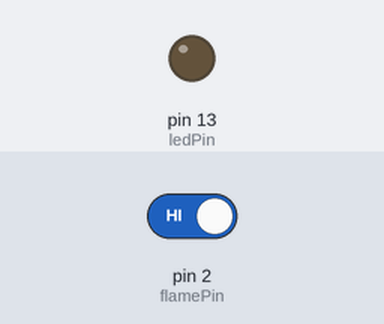
The sketch below on a simulated Arduino Uno, built with avr-gcc and run on an emulated ATmega328P. Parts: output pins drawn as LEDs (lit = HIGH). The inputs (shaded band) are chosen by the test bench; at power-on: pin 2 (flamePin) HIGH. What the sketch prints to the serial monitor is not drawn.

Above: at 1.4 s.
1.5 s: pin 2 (flamePin) driven LOW
At 2.3 s:
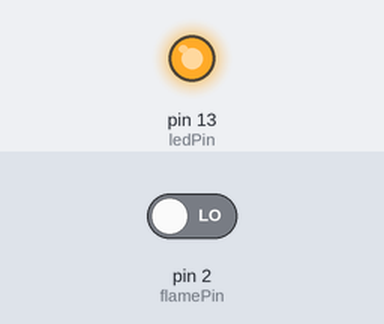
3.0 s: pin 2 (flamePin) driven HIGH
At 3.5 s:
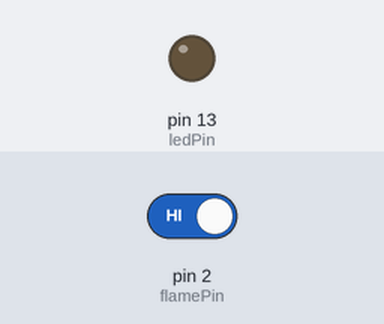
Timing chart, 0 to 6.0 s (numbered marks = the images above; inputs shaded):
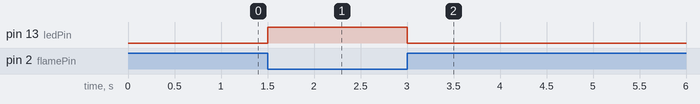

Measured:
- after the input at 1.5 s, pin 13 (ledPin): LOW → HIGH at once
- after the input at 3.0 s, pin 13 (ledPin): HIGH → LOW at once

The sketch:

IR_Flame_sensor.ino
```cpp
const int flamePin = 2;
const int ledPin = 13;   // Built-in LED

int flameState = 0;

void setup() {
  Serial.begin(9600);

  pinMode(flamePin, INPUT);
  pinMode(ledPin, OUTPUT);

  Serial.println("Flame Sensor Test Started");
}

void loop() {
  flameState = digitalRead(flamePin);

  if (flameState == LOW) {
    // Most flame sensors give LOW when fire is detected
    Serial.println("🔥 Flame Detected!");
    digitalWrite(ledPin, HIGH);
  } else {
    Serial.println("No Flame");
    digitalWrite(ledPin, LOW);
  }

  delay(300);
}
```
